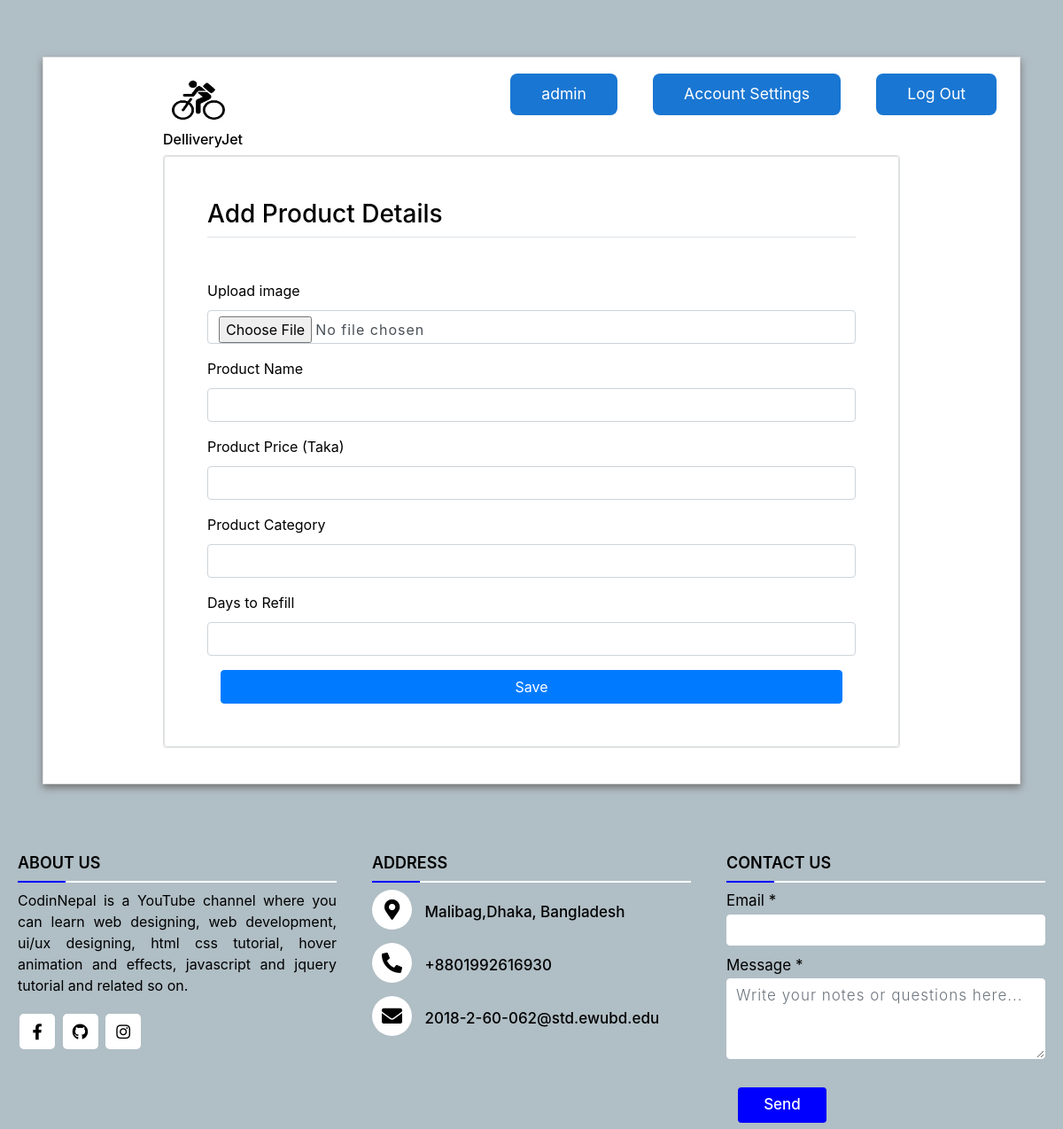
The app's page /post-product/ (signed in), older data.
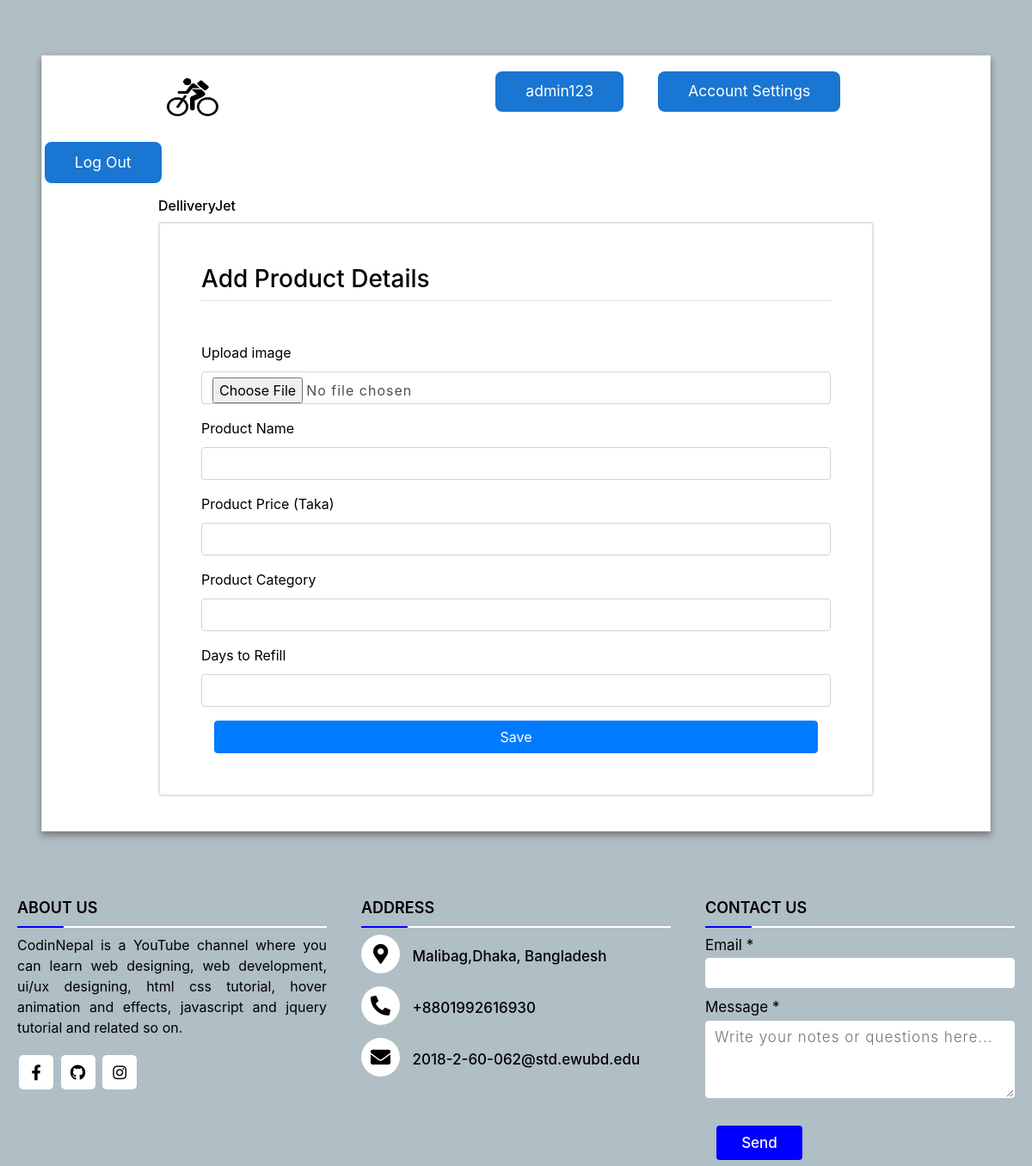
The same page, newer data.
### users/models.py (models this page shows, shortened)
class User(AbstractBaseUser):
    email = models.EmailField(max_length=255, unique=True)
    name = models.CharField(max_length=255)
    date_joined = models.DateTimeField(auto_now_add=True)
    is_buyer = models.BooleanField(default=False)
    is_company = models.BooleanField(default=False)
    is_DeliveryMan = models.BooleanField(default=False)
    is_active = models.BooleanField(default=True)
    is_staff = models.BooleanField(default=False)
    is_admin = models.BooleanField(default=False)
    USERNAME_FIELD = 'email'
    REQUIRED_FIELDS = ['name']  # Email & Password are required by default.
    objects = MyUserManager()

### users/decorators.py (the view)
        def wrapper_func(request, *args, **kwargs):
            if request.user.is_admin or request.user.is_company:
                return view_func(request, *args, **kwargs)
            else:
                return HttpResponse("You are not authorized to view this page")

### users/forms.py
class PostProductForm(ModelForm):
    image = forms.ImageField(required=False, error_messages={'invalid': "Image files only"}, widget=forms.FileInput)
    class Meta:
        model = ProductModel
        fields = '__all__'
        exclude = ['user']

### users/views.py (called while the page is built, shortened)
@login_required(login_url='login')
@show_to_company(allowed_roles=['admin', 'is_company'])
def post_product(request):
    task = "Add"
    form = PostProductForm()
    context = {
        'task': task,
        'form': form
    }
    return render(request, 'product/post-product.html', context)

### users/templates/product/post-product.html (shortened to what this page needs)
{% extends "base.html" %}
{% load static %}
{% load widget_tweaks %}
{% block content %}
<html>
    <head>
        <link rel="stylesheet" href="https://stackpath.bootstrapcdn.com/bootstrap/4.3.1/css/bootstrap.min.css">
</head>
<body>
<div class="container-fluid px-1 px-md-5 px-lg-1 px-xl-5 py-5 mx-auto">
    <div class="card card0 border-4">
        <div class="row d-flex">
                <div class="card1 ">
                     <div > <img src="{% static 'assets/favicon.png' %}" class="logo">
                        <button class="mbtn blue"  ><a href= "{% url 'company-feed' user.id %}">{{request.user.name}}</a></button>
                        <button class="mbtn blue"  ><a href= "">Account Settings</a></button>
                        <button class="mbtn blue" > <a href="{% url 'logout' %}">Log Out </a></button>
                        <div class="relative"><h6><a href="{% url 'home' %}">DelliveryJet</a></h6></div>
                    </div>
                </div>
                <div class="card2 card border-2">
                    <form method="post" action="" enctype="multipart/form-data" class="p-4 p-md-5 border rounded">
                        <h3 class="text-black mb-5 border-bottom pb-2">{{ task }} Product Details</h3>
                        <div class="form-group">
                            <label>Upload image</label> <br>
                            {{form.image|add_class:"form-control"}}
                        </div>
                        <div class="form-group">
                            <label>Product Name</label>
                            {{form.name|add_class:"form-control"}}
                        </div>
                        <div class="form-group">
                            <label>Product Price (Taka)</label> <br>
                            {{form.price|add_class:"form-control"}}
                        </div>
                        <div class="form-group">
                            <label>Product Category</label> <br>
                            {{form.category|add_class:"form-control"}}
                        </div>
                        <div class="form-group">
                            <label>Days to Refill</label> <br>
                            {{form.refill|add_class:"form-control"}}
                        </div>
                        <div class="col-12">
                            <button class="btn btn-block btn-primary " type="submit">Save</button>
                        </div>
                    </form>
                </div>
        </div>
    </div>
</div>
</body>
</html>
{% endblock %}

Row changes from the older to the newer data that the page shows:
changed User: user.name "admin" → "admin123"
